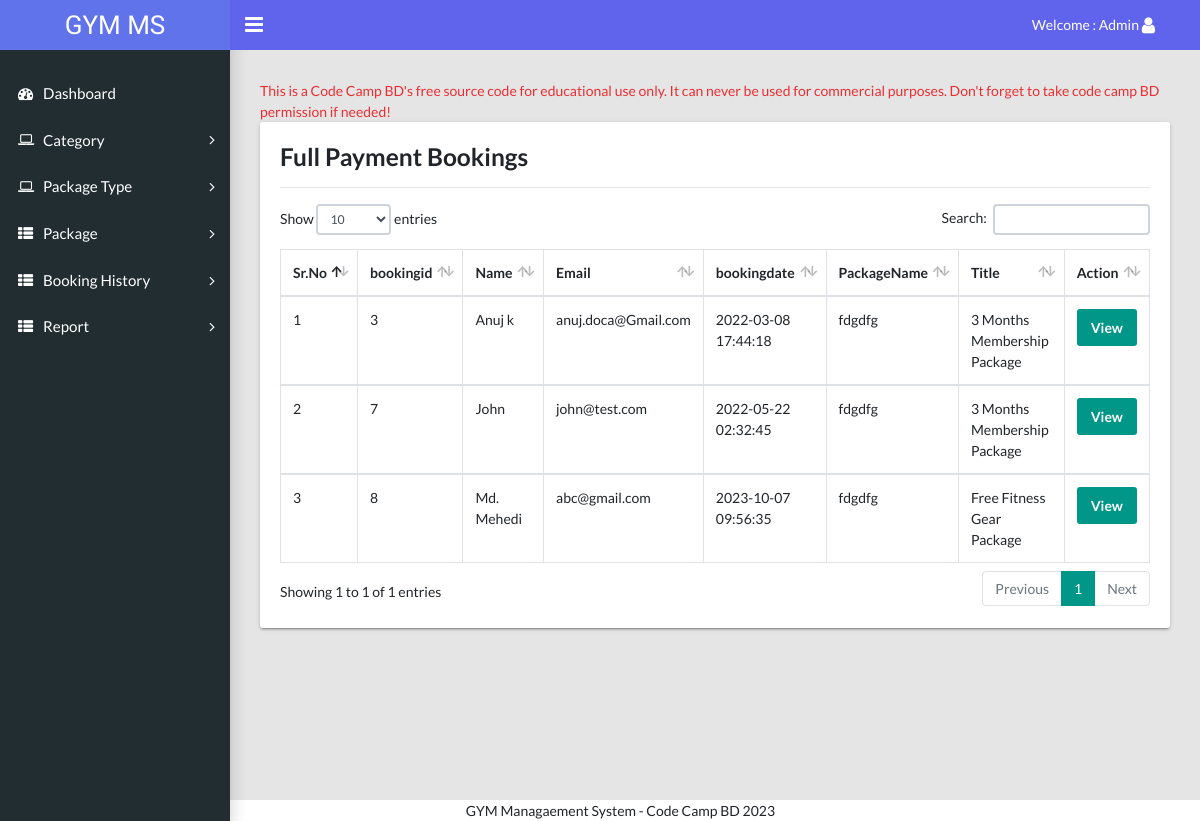
The app's page /admin/full-payment-bookings.php (signed in) with its own data.
### tables this page shows
CREATE TABLE `tblbooking` (
  `id` int(11) NOT NULL,
  `package_id` varchar(45) DEFAULT NULL,
  `userid` varchar(45) DEFAULT NULL,
  `booking_date` timestamp NULL DEFAULT current_timestamp(),
  `payment` varchar(45) DEFAULT NULL,
  `paymentType` varchar(45) DEFAULT NULL
);

CREATE TABLE `tbluser` (
  `id` int(11) NOT NULL,
  `fname` varchar(45) DEFAULT NULL,
  `lname` varchar(45) DEFAULT NULL,
  `email` varchar(45) DEFAULT NULL,
  `mobile` varchar(45) DEFAULT NULL,
  `password` varchar(100) DEFAULT NULL,
  `state` varchar(45) DEFAULT NULL,
  `city` varchar(45) DEFAULT NULL,
  `address` varchar(200) DEFAULT NULL,
  `create_date` timestamp NULL DEFAULT current_timestamp()
);

CREATE TABLE `tblpackage` (
  `id` int(11) NOT NULL,
  `cate_id` varchar(45) DEFAULT NULL,
  `PackageName` varchar(45) DEFAULT NULL
);

CREATE TABLE `tbladdpackage` (
  `id` int(11) NOT NULL,
  `category` varchar(45) DEFAULT NULL,
  `titlename` varchar(450) DEFAULT NULL,
  `PackageType` varchar(45) DEFAULT NULL,
  `PackageDuratiobn` varchar(45) DEFAULT NULL,
  `Price` varchar(45) DEFAULT NULL,
  `uploadphoto` varchar(450) DEFAULT NULL,
  `Description` varchar(450) DEFAULT NULL,
  `create_date` timestamp NULL DEFAULT current_timestamp()
);

### admin/full-payment-bookings.php (the view, shortened to what this page needs)
<?php session_start();
include  'include/config.php';
if (strlen($_SESSION['adminid']==0)) {
  header('location:logout.php');
  } else{
?>
<!DOCTYPE html>
<html lang="en">
  <head>
    <link rel="stylesheet" type="text/css" href="css/main.css">
    <link rel="stylesheet" type="text/css" href="https://maxcdn.bootstrapcdn.com/font-awesome/4.7.0/css/font-awesome.min.css">
  </head>
  <body class="app sidebar-mini rtl">
   <?php include 'include/header.php'; ?>
    <?php include 'include/sidebar.php'; ?>
    <main class="app-content">
      <marquee onMouseOver="this.stop()" style="color: #e92f33;" onMouseOut="this.start()">This is a Code Camp BD's free source code for educational use only. It can never be used for commercial purposes. Don't forget to take code camp BD permission if needed!</marquee>
       <div class="row">
        <div class="col-md-12">
          <div class="tile">
            <div class="tile-body">
              <h3>Full Payment Bookings</h3>
              <hr />
              <table class="table table-hover table-bordered" id="sampleTable">
                <thead>
                  <tr>
                    <th>Sr.No</th>
                    <th>bookingid</th>
                    <th>Name</th>
                    <th>Email</th>
                    <th>bookingdate</th>
                    <th>PackageName</th>
                    <th>Title</th>
                    <th>Action</th>
                  </tr>
                </thead>
               <?php
                  $sql="SELECT t1.id as bookingid,t3.fname as Name, t3.email as email,t1.booking_date as bookingdate,t2.titlename as title,t2.PackageDuratiobn as PackageDuratiobn,
                  t2.Price as Price,t2.Description as Description,t4.category_name as category_name,t5.PackageName as PackageName FROM tblbooking as t1
                  join tbladdpackage as t2
                  on t1.package_id =t2.id
                  join tbluser as t3
                  on t1.userid=t3.id
                  join tblcategory as t4
                  on t2.category=t4.id
                  join tblpackage as t5
                  on t2.PackageType=t5.id where t1.paymentType='Full Payment'";
                  $query= $dbh->prepare($sql);
                  $query-> execute();
                  $results = $query -> fetchAll(PDO::FETCH_OBJ);
                  $cnt=1;
                  if($query -> rowCount() > 0)
                  {
                  foreach($results as $result)
                  {
                  ?>
                <tbody>
                  <tr>
                    <td><?php echo($cnt);?></td>
                    <td ><?php echo htmlentities($result->bookingid);?></td>
                    <td><?php echo htmlentities($result->Name);?></td>
                    <td><?php echo htmlentities($result->email);?></td>
                    <td><?php echo htmlentities($result->bookingdate);?></td>
                    <td><?php echo htmlentities($result->PackageName);?></td>
                    <td ><?php echo htmlentities($result->title);?></td>
                     <td>
                      <a href="booking-history-details.php?bookingid=<?php echo htmlentities($result->bookingid);?>"><button class="btn btn-primary" type="button">View</button></a>
                     </td>
                  </tr>
                    <?php  $cnt=$cnt+1; } } ?>
                </tbody>
              </table>
            </div>
          </div>
        </div>
      </div>
    </main>
    <?php include_once 'include/footer.php' ?>
  </body>
</html>
<?php } ?>

### records on screen
tblbooking: id "3", userid.fname "Anuj k", userid.email "anuj.doca@Gmail.com", booking_date "2022-03-08 17:44:18", tblpackage.PackageName "fdgdfg", tbladdpackage.titlename "3 Months Membership Package"
tblbooking: id "7", userid.fname "John", userid.email "john@test.com", booking_date "2022-05-22 02:32:45", tblpackage.PackageName "fdgdfg", tbladdpackage.titlename "3 Months Membership Package"
tblbooking: id "8", userid.fname "Md. Mehedi", userid.email "abc@gmail.com", booking_date "2023-10-07 09:56:35", package.PackageName "fdgdfg", tbladdpackage.titlename "Free Fitness Gear Package"
